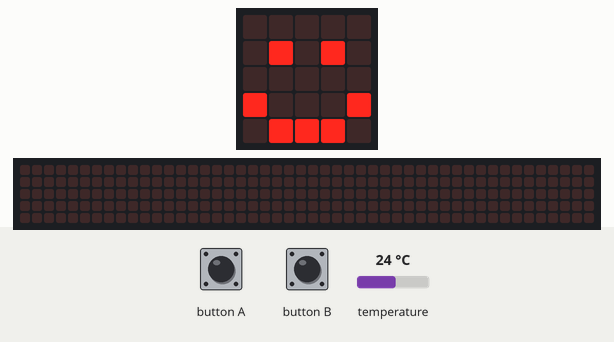
Recording of a program running on a simulated BBC micro:bit running MicroPython. Parts: the board's 5×5 LED display, a strip that is not on the board, showing the scrolling text unrolled. The inputs (shaded band) are chosen by the test bench; at power-on: temperature 24 °C. The 48×5 strip is a reading aid, not a part: it shows the text the display is scrolling, unrolled, one strip-width of it at a time.

Above: at 1.2 s.
1.3 s: button A pressed for 0.15 s
At 1.37 s:
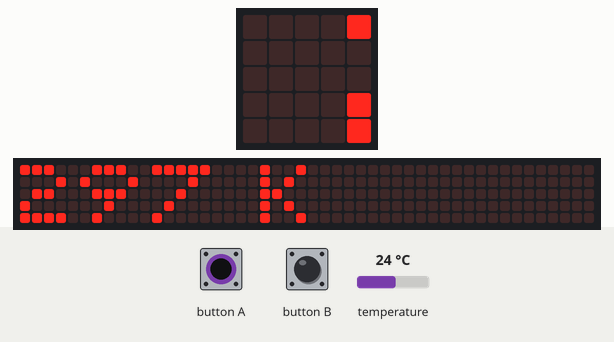
2.0 s: button A pressed for 1 s
3.6 s: temperature set to 28 °C
At 5.72 s:
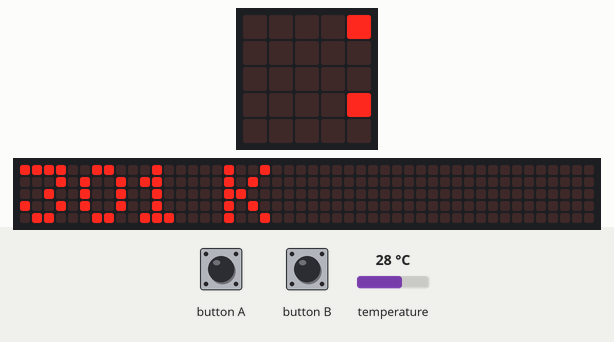
9.6 s: button A pressed for 3.2 s
At 9.82 s:
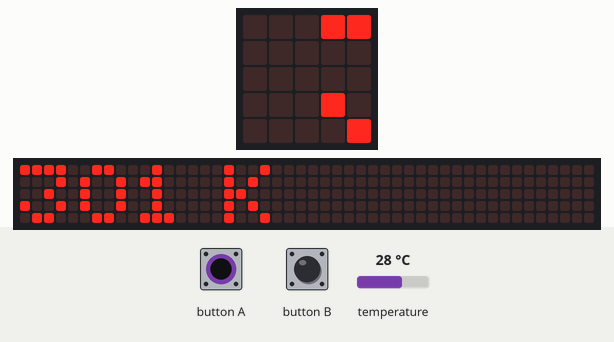

Measured:
- after the input at 1.3 s, the display: changes at once (image 1)
- after the input at 9.6 s, the display: first changes at once (image 3 shows a later state)

The program:

main.py
```python
"""
Copyright (c) 2025 MTHS All rights reserved
Created by: Sami Osman
Created on: Nov 2025
Program gets the current temperature, converts it to Kelvin, rounds it, and displays it.
"""
from microbit import *

# variable for temperature
temp_c = 0
temp_k = 0

display.show(Image.HAPPY)

while True:
    if button_a.was_pressed():
        # get temp in Celsius
        temp_c = temperature()

        # convert to Kelvin
        temp_k = temp_c + 273.15
        temp_k = round(temp_k)

        # output answer
        display.scroll(str(temp_k) + " K")
```
